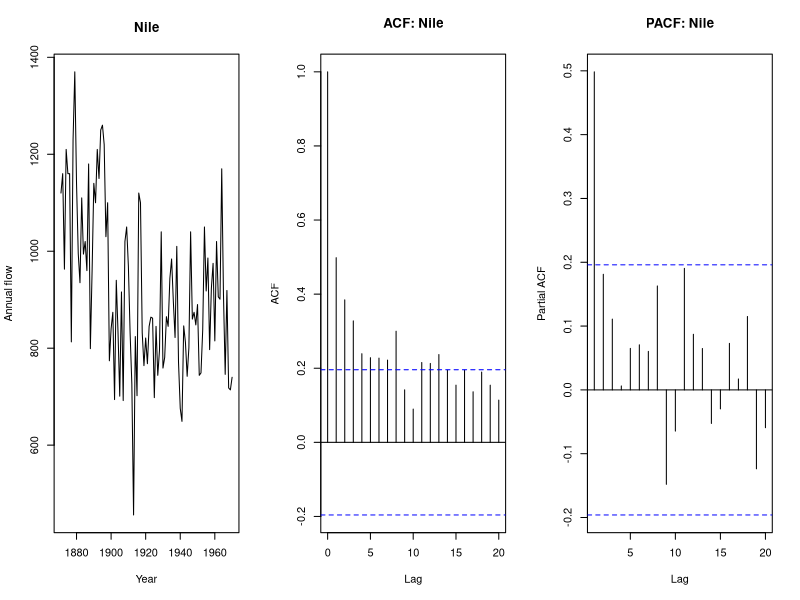
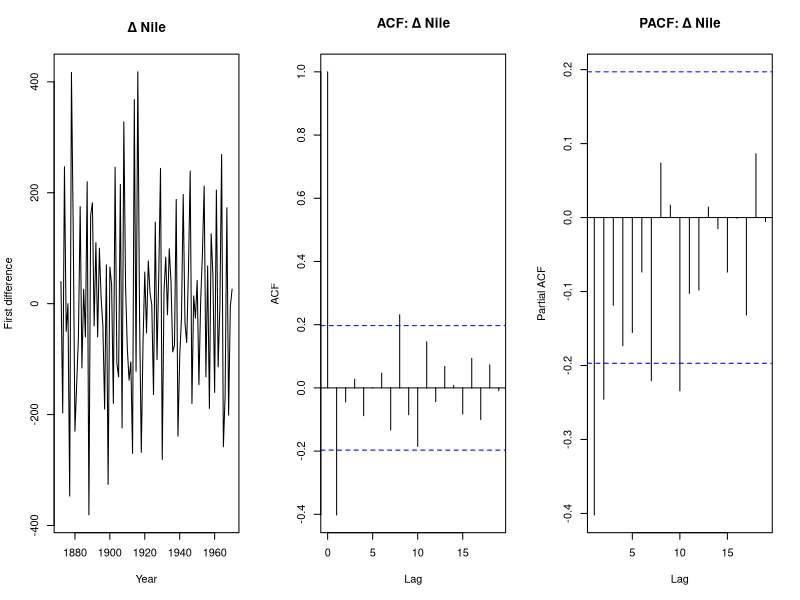
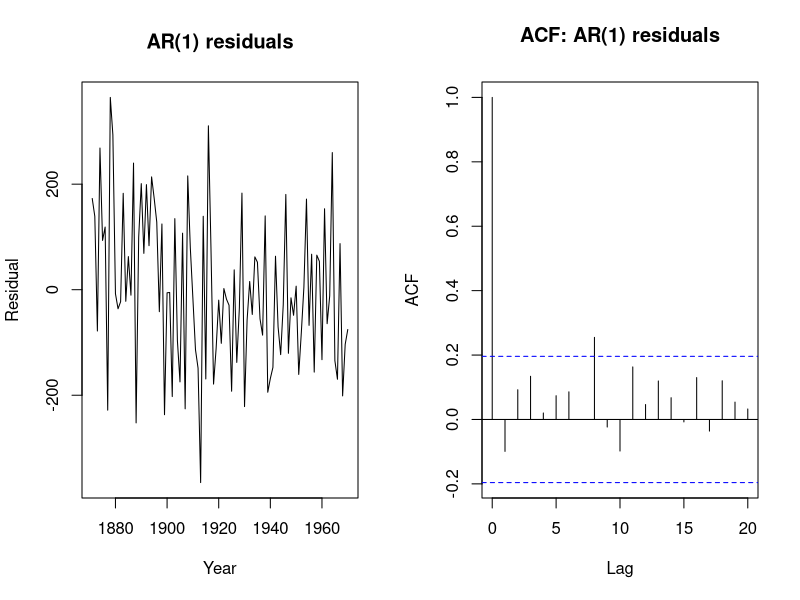
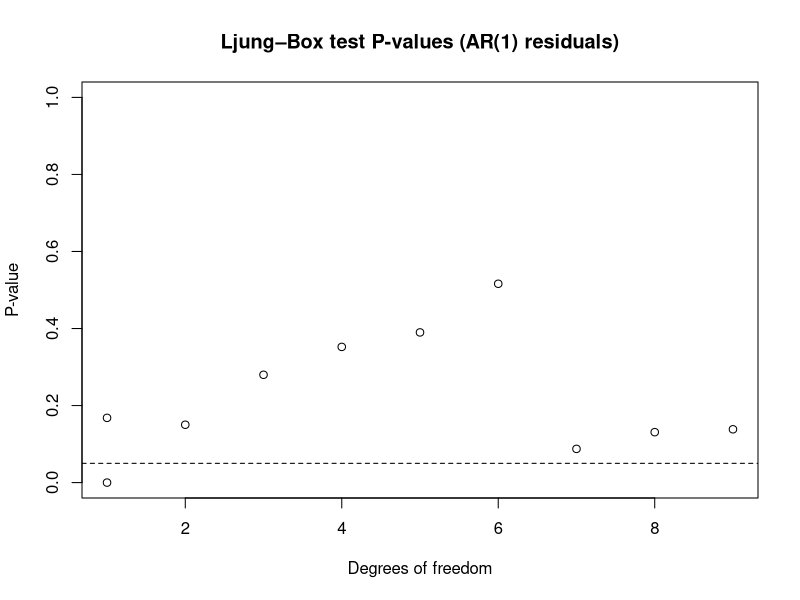
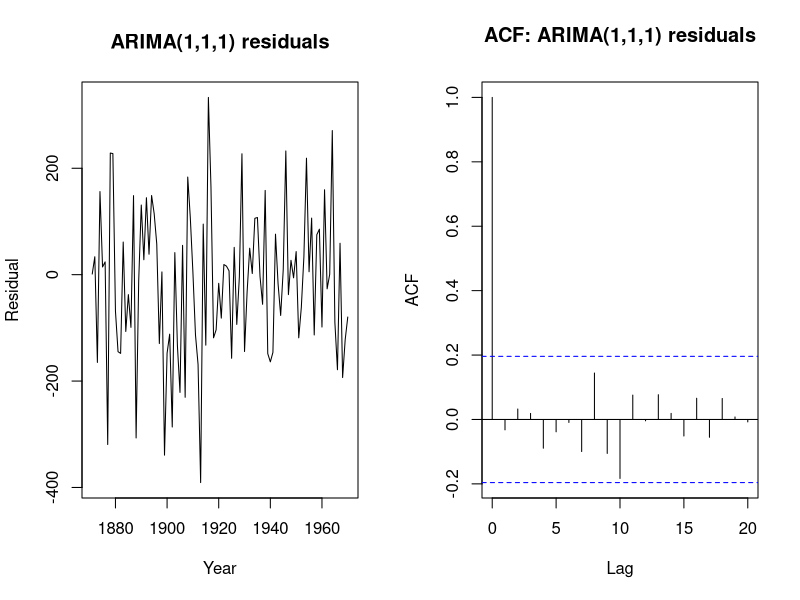
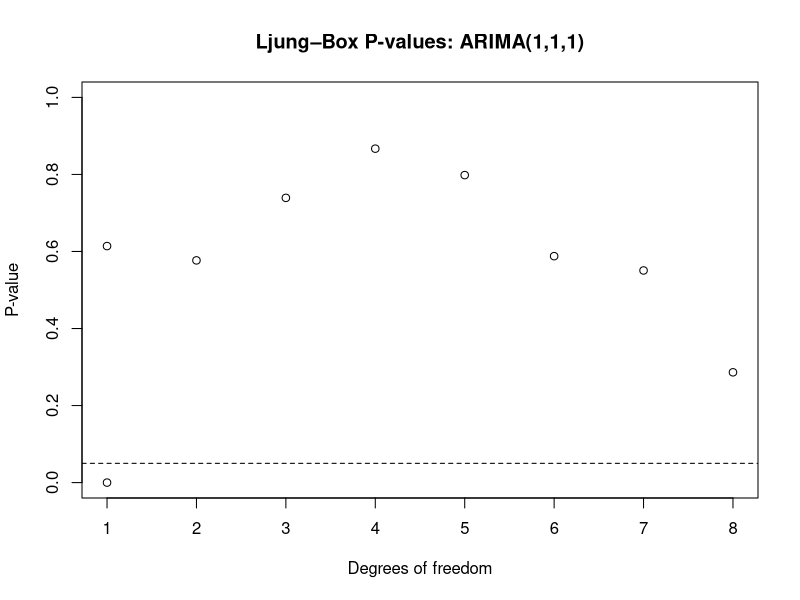
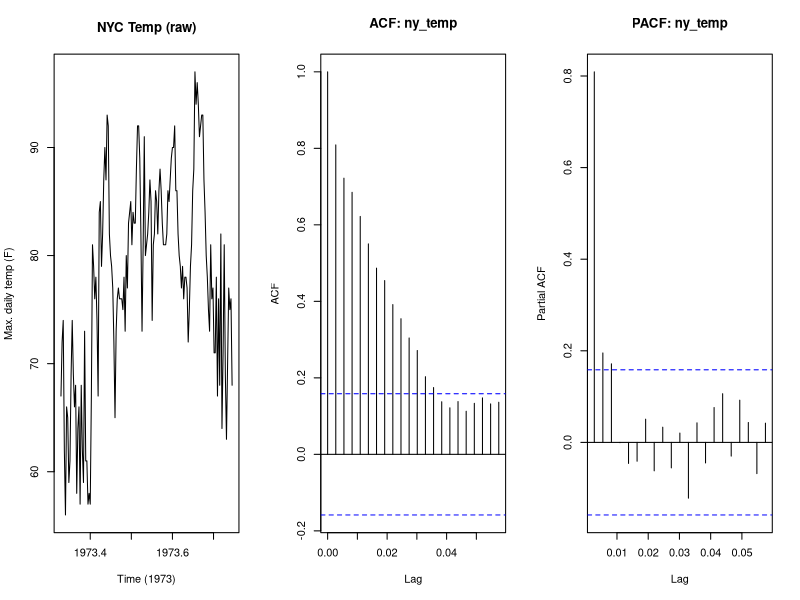
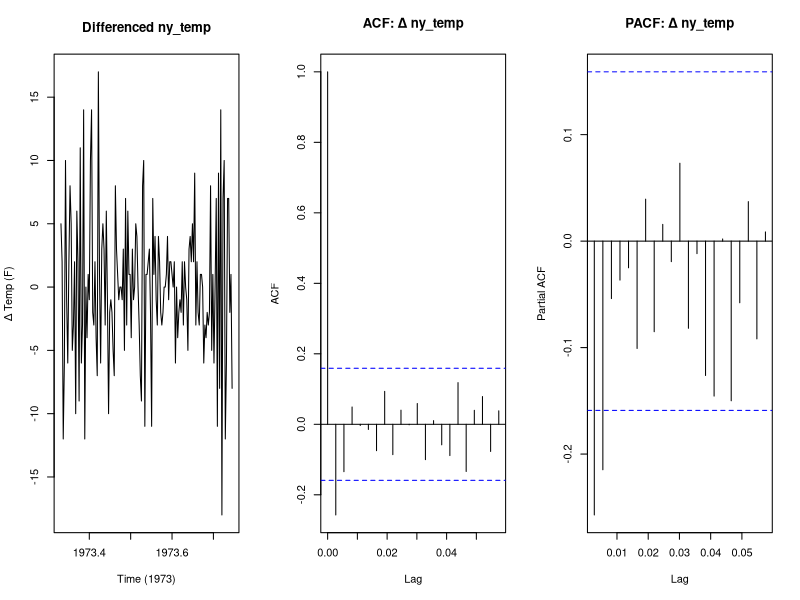

Generate these figures, in order, with R:
## ---- chunk 1
knitr::opts_chunk$set(echo = TRUE, message = FALSE, warning = FALSE, fig.align = "center")
# Load datasets (usually preinstalled)
suppressPackageStartupMessages({
  library(datasets)
})

# Self-contained Ljung–Box helper to mimic the course function ---------------------------------
# Returns a data.frame with degrees of freedom, statistic and p-value for lags 1..(max.k-1).
LB_test <- function(residuals, max.k = 11, p = 0, q = 0) {
  stopifnot(max.k >= 2)
  ks <- 1:(max.k - 1)
  df <- pmax(ks - (p + q), 1)  # match course convention: df = lag - (p+q), floor at 1
  stats <- pvals <- numeric(length(ks))
  for (i in seq_along(ks)) {
    k <- ks[i]
    # Subtract fitdf = p+q from lag to match df above; 'Box.test' uses fitdf parameter
    bt <- Box.test(residuals, lag = k, type = "Ljung-Box", fitdf = p + q)
    stats[i] <- unname(bt$statistic)
    pvals[i] <- unname(bt$p.value)
  }
  data.frame(
    deg_freedom = df,
    LB_statistic = stats,
    LB_p_value = pvals
  )
}
## ---- chunk 2
# The 'Nile' time series ships with base R in the 'datasets' package
Nile
## ---- chunk 3
par(mfrow = c(1, 3))
ts.plot(Nile, xlab = "Year", ylab = "Annual flow", main = "Nile")
acf(Nile, main = "ACF: Nile")
pacf(Nile, main = "PACF: Nile")
par(mfrow = c(1, 1))
## ---- chunk 4
Nile_diff <- diff(Nile)
par(mfrow = c(1, 3))
ts.plot(Nile_diff, xlab = "Year", ylab = "First difference", main = "Δ Nile")
acf(Nile_diff, main = "ACF: Δ Nile")
pacf(Nile_diff, main = "PACF: Δ Nile")
par(mfrow = c(1, 1))
## ---- chunk 5
model.AR1 <- arima(Nile, order = c(1, 0, 0), method = "ML")
model.AR1
coef_AR1 <- coef(model.AR1)
sigma2_AR1 <- model.AR1$sigma2
list(phi1_hat = unname(coef_AR1["ar1"]),
     mu_hat   = unname(coef_AR1["intercept"]),
     sigma2_z_hat = sigma2_AR1)
## ---- chunk 6
resid.AR1 <- residuals(model.AR1)
par(mfrow = c(1, 2))
ts.plot(resid.AR1, xlab = "Year", ylab = "Residual", main = "AR(1) residuals")
acf(resid.AR1, main = "ACF: AR(1) residuals")
par(mfrow = c(1, 1))
## ---- chunk 7
AR1.LB <- LB_test(resid.AR1, max.k = 11, p = 1, q = 0)
AR1.LB
plot(AR1.LB$deg_freedom, AR1.LB$LB_p_value,
     xlab = "Degrees of freedom", ylab = "P-value",
     main = "Ljung–Box test P-values (AR(1) residuals)",
     ylim = c(0, 1))
abline(h = 0.05, lty = 2)
## ---- chunk 8
# Start with an I(1) model based on 1(c)
fit_011 <- arima(Nile, order = c(0, 1, 1), method = "ML")
fit_111 <- arima(Nile, order = c(1, 1, 1), method = "ML")
fit_211 <- arima(Nile, order = c(2, 1, 1), method = "ML")
fit_112 <- arima(Nile, order = c(1, 1, 2), method = "ML")

AICs <- c(`ARIMA(0,1,1)` = AIC(fit_011),
          `ARIMA(1,1,1)` = AIC(fit_111),
          `ARIMA(2,1,1)` = AIC(fit_211),
          `ARIMA(1,1,2)` = AIC(fit_112))
AICs
## ---- chunk 9
best <- fit_111  # Typically lowest AIC and supported by significant AR term
best
res_best <- residuals(best)

par(mfrow = c(1, 2))
ts.plot(res_best, xlab = "Year", ylab = "Residual", main = "ARIMA(1,1,1) residuals")
acf(res_best, main = "ACF: ARIMA(1,1,1) residuals")
par(mfrow = c(1, 1))

LB_best <- LB_test(res_best, max.k = 11, p = 1, q = 1)
LB_best
plot(LB_best$deg_freedom, LB_best$LB_p_value,
     xlab = "Degrees of freedom", ylab = "P-value",
     main = "Ljung–Box P-values: ARIMA(1,1,1)",
     ylim = c(0, 1))
abline(h = 0.05, lty = 2)
## ---- chunk 10
data(airquality)  # from 'datasets'
ny_temp <- ts(airquality$Temp, start = c(1973, 121), frequency = 365)
length(ny_temp)  # 153 days (May 1 to Sept 30, 1973)
## ---- chunk 11
par(mfrow = c(1, 3))
ts.plot(ny_temp, xlab = "Time (1973)", ylab = "Max. daily temp (F)", main = "NYC Temp (raw)")
acf(ny_temp, main = "ACF: ny_temp")
pacf(ny_temp, main = "PACF: ny_temp")
par(mfrow = c(1, 1))
## ---- chunk 12
temp_diff <- diff(ny_temp)
par(mfrow = c(1, 3))
ts.plot(temp_diff, xlab = "Time (1973)", ylab = "Δ Temp (F)", main = "Differenced ny_temp")
acf(temp_diff, main = "ACF: Δ ny_temp")
pacf(temp_diff, main = "PACF: Δ ny_temp")
par(mfrow = c(1, 1))
## ---- chunk 13
# Candidate fits (on differenced series): MA(1), MA(2), ARMA(1,1)
fit_MA1  <- arima(temp_diff, order = c(0, 0, 1), method = "ML")
fit_MA2  <- arima(temp_diff, order = c(0, 0, 2), method = "ML")
fit_ARMA <- arima(temp_diff, order = c(1, 0, 1), method = "ML")

fits <- list(MA1 = fit_MA1, MA2 = fit_MA2, ARMA11 = fit_ARMA)
sapply(fits, AIC)
fits
## ---- chunk 14
# Residual checks for MA(1) as a parsimonious candidate
res_MA1 <- residuals(fit_MA1)
par(mfrow = c(1, 2))
ts.plot(res_MA1, xlab = "Time", ylab = "Residual", main = "MA(1) residuals")
acf(res_MA1, main = "ACF: MA(1) residuals")
par(mfrow = c(1, 1))

LB_MA1 <- LB_test(res_MA1, max.k = 11, p = 0, q = 1)
LB_MA1
plot(LB_MA1$deg_freedom, LB_MA1$LB_p_value,
     xlab = "Degrees of freedom", ylab = "P-value",
     main = "Ljung–Box P-values: MA(1)",
     ylim = c(0, 1))
abline(h = 0.05, lty = 2)
## ---- chunk 15
sessionInfo()
